Frame 1 (no input): blank canvas, image omitted
Frame 60 (the mouse pressed at the canvas centre just before this capture): blank canvas, image omitted
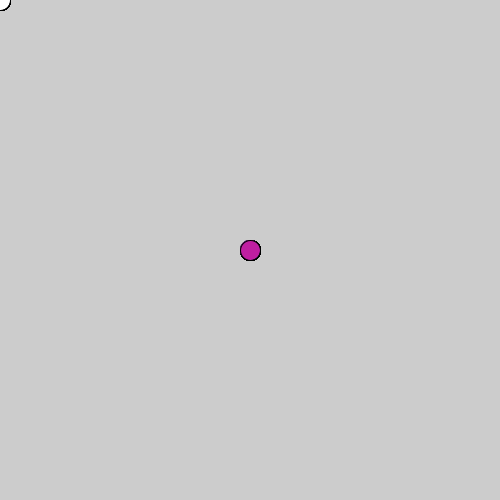
Frame 120 (the mouse held since frame 60 and released just before this capture)

The Processing sketch whose frames 1 and 60 were blank and that drew this single picture after the mouse press (run headless with seeded random() and noise(); from frame 60 on, the mouse is pressed at the canvas centre):

// Processing sketch: DrawingWithMouse
// ── DrawingWithMouse.pde
void setup() {
  size(500, 500);
}

void draw() {
  print(mouseX);
  print(' ');
  print(mouseY);
  println();

  // let's draw something

  if (mousePressed) {
    // change color every time I hold down click
    fill(random(255), random(255), random(255));
  }

  ellipse(mouseX, mouseY, 20, 20);
}

void mousePressed() {
  // change color every time I click
  //  fill(random(255), random(255), random(255));
}
